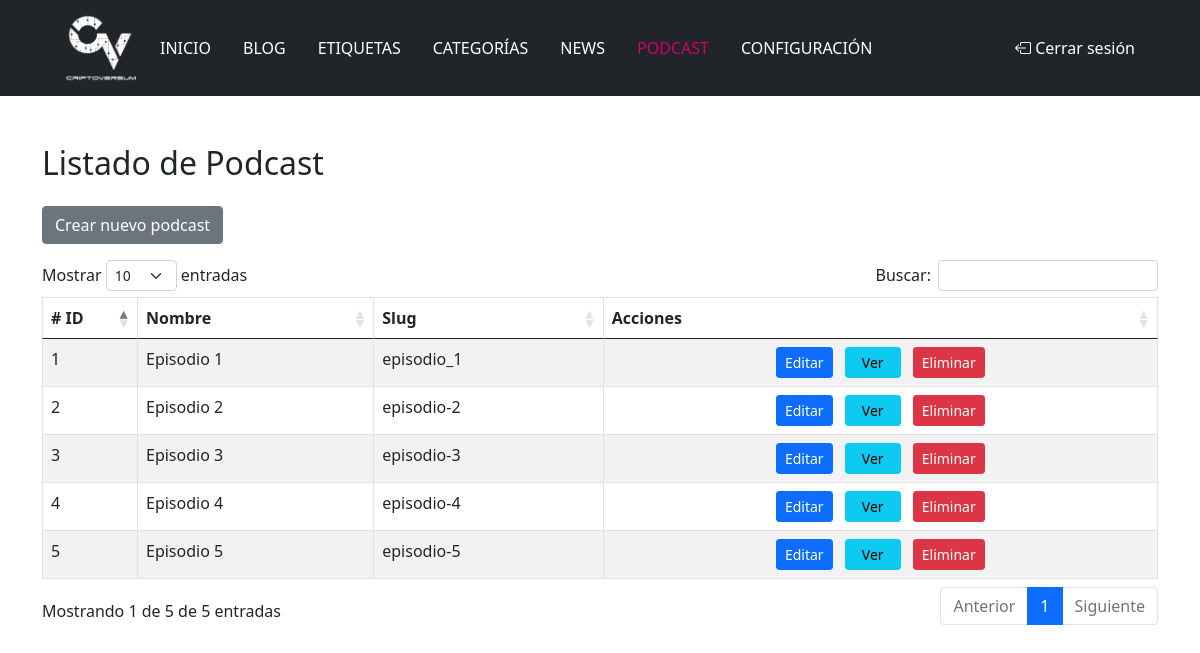
Screenshot of /criptoadmin/index.php?q=podcast (signed in) with the database file from the repository.
### tables this page shows
CREATE TABLE `podcast` (
  `id` int(11) NOT NULL,
  `titulo` varchar(250) NOT NULL,
  `slug` varchar(250) NOT NULL,
  `destacada` varchar(250) DEFAULT NULL,
  `descripcion` text NOT NULL,
  `keywords` varchar(250) NOT NULL,
  `url_video` varchar(250) NOT NULL,
  `status` enum('1','2','3') NOT NULL,
  `create_at` timestamp NULL DEFAULT NULL,
  `update_at` timestamp NULL DEFAULT NULL
);

### criptoadmin/class/db.php (called while the page is built, shortened)
<?
class db{
    function __construct()
    {
        if (!$this->dbconexion = new mysqli(DB_SERVERNAME, DB_USERNAME, DB_PASSWORD, DB_NAME)) {
            echo '<div class="alert alert-danger" role="alert">
                    Ocurrio un error al conectarse.
                </div>';
        }
    }
    function db_query( $sql = "", $tipo_query = 0 )
	{
		if( !$resultado = $this->dbconexion->query($sql) )
				return false;
		switch( $tipo_query )
		{
			case 1:
				$arr_datos_consulta = array();
				while ( $row = $resultado->fetch_array(MYSQLI_ASSOC) )
				{
					array_push($arr_datos_consulta, $row);
				}
				return $arr_datos_consulta;
			break;
		}
		return false;
	}
}

### criptoadmin/class/podcast.php (called while the page is built, shortened)
<?
include_once(URL_SERVIDOR . '/class/db.php');
class podcast
{
    function __construct()
    {
        $this->db = new db();
    }
    public function lista_podcast()
    {
        $sql = sprintf("SELECT
            p.id,
            p.titulo,
            p.slug,
            p.destacada,
            p.descripcion,
            p.url_video,
            p.status
        FROM
            podcast AS p
        WHERE
            p.status != 3
        ");
        if (!$arr_tags = $this->db->db_query($sql, 1))
            return false;
        return $arr_tags;
    }
}

### criptoadmin/template/secciones/podcast.php (the view, shortened to what this page needs)
<?
include_once(URL_SERVIDOR . '/class/podcast.php');
$podcast = new podcast();
$arr_podcast = $podcast->lista_podcast();
?>
<div class="container">
    <div class="row">
        <h2 class="mb-4 float-start ">Listado de Podcast</h2>
        <p><a href="index.php?q=podcast_nuevo" class="btn btn-secondary">Crear nuevo podcast</a></p>
        <div class="table-responsive">
            <table id="usuarios_table" class="table table-striped table-bordered table-hover" style="width:100%">
                <thead>
                    <tr>
                        <th style="width: 60px;"># ID</th>
                        <th>Nombre</th>
                        <th>Slug</th>
                        <th style="min-width: 200px;">Acciones</th>
                    </tr>
                </thead>
                <tbody>
                    <?
                    foreach ($arr_podcast as $podcast) {
                        echo '<tr>
                            <td>
                                ' . $podcast['id'] . '
                            </td>
                            <td>
                                ' . $podcast['titulo'] . '
                            </td>
                            <td>
                                ' . $podcast['slug'] . '
                            </td>
                            <td class="text-center">
                                <a href="index.php?q=podcast_edita&id=' . $podcast['slug'] . '" class="btn btn-primary btn-sm">Editar</a>
                                <a href="../index.php?q=podcast&id=' . $podcast['slug'] . '" target="_blank" class="btn btn-info btn-sm mx-2 px-3">Ver</a>
                                <a href="#" class="btn btn-danger delreg btn-sm" data-url="index.php?q=podcast&e=' . $podcast['slug'] . '">Eliminar</a>
                            </td>
                        </tr>';
                    }
                    ?>
                </tbody>
            </table>
        </div>
    </div>
</div>

### criptoadmin/css/user.css (style rules this page uses)
a { color: inherit; text-decoration: none; }

### rows the page displays
podcast: id "1", titulo "Episodio 1", slug "episodio_1"
podcast: id "2", titulo "Episodio 2", slug "episodio-2"
podcast: id "3", titulo "Episodio 3", slug "episodio-3"
podcast: id "4", titulo "Episodio 4", slug "episodio-4"
podcast: id "5", titulo "Episodio 5", slug "episodio-5"
